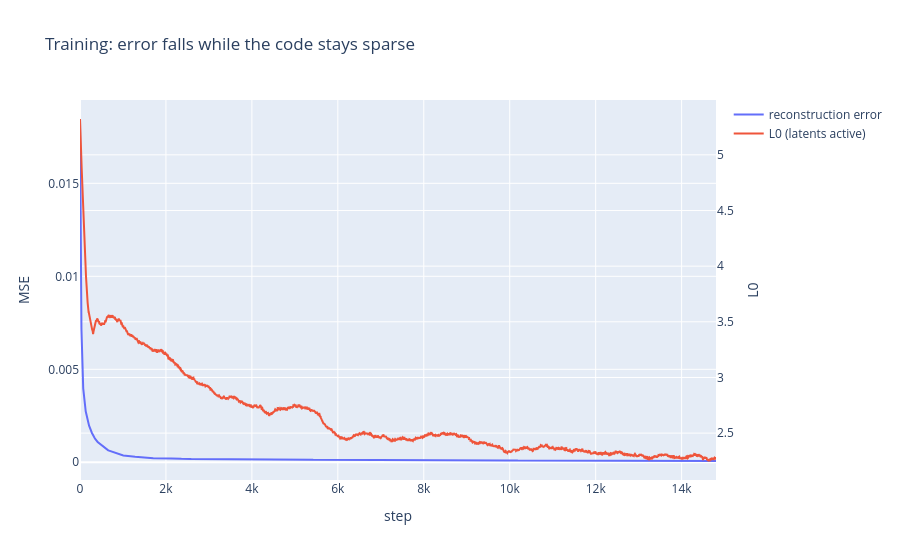

Here is the notebook cell this chart was saved with:
### Markdown cell above
## Now the SAE

Same data, different constraint. Instead of 5 orthogonal directions we allow **32**
directions and require that only a couple are active at a time.

The loss is two terms in tension:

```
loss  =  ‖x − x̂‖²        reconstruct well  → wants many latents active
       + λ · ‖z‖₁         stay sparse       → wants few latents active
```

`λ` (`L1` above) sets the exchange rate between them. That single number is most of
what there is to tune.

### Code cell
sae = SAE(d_in=N_DIMS, n_latents=N_LATENTS, seed=0)
history = train_sae(sae, X, l1_coeff=L1, steps=STEPS, batch_size=1024, seed=0)

fig = go.Figure()
w = 200
smooth = lambda v: np.convolve(v, np.ones(w)/w, mode="valid")
fig.add_scatter(y=smooth(history["mse"]), name="reconstruction error")
fig.add_scatter(y=smooth(history["l0"]), name="L0 (latents active)", yaxis="y2")
fig.update_layout(title="Training: error falls while the code stays sparse",
                  xaxis_title="step", yaxis_title="MSE",
                  yaxis2=dict(title="L0", overlaying="y", side="right"))
fig.show()

### Figure 1 — Plotly figure (JSON) as saved in the notebook; plotly's stock layout.template omitted (floating-point values rounded to 4 significant figures; data arrays with more than 128 entries replaced by an {"elided": "..."} marker saying what was removed)
{"data": [{"name": "reconstruction error", "type": "scatter", "y": {"elided": "14801 float values"}}, {"name": "L0 (latents active)", "type": "scatter", "y": {"elided": "14801 float values"}, "yaxis": "y2"}], "layout": {"title": {"text": "Training: error falls while the code stays sparse"}, "xaxis": {"title": {"text": "step"}}, "yaxis": {"title": {"text": "MSE"}}, "yaxis2": {"overlaying": "y", "side": "right", "title": {"text": "L0"}}}}
